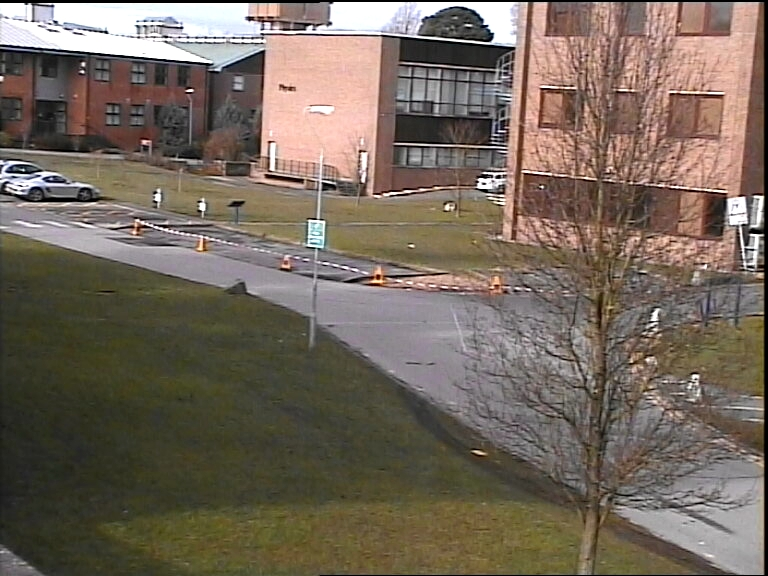
#> input picture Projeto4/back3/00000270.jpg, 768 x 576 px, given in place of the camera
$ jupyter execute 'Aula09 - Fluxo Otico.ipynb'   (shell and % lines are left out)   (text cells are left out)
#> lines starting #> are read from the running program, lines starting #| are printed output that depends on the picture
[cell 1]


import cv2 as cv
import numpy as np
import matplotlib.pyplot as plt

import time

print(cv.__version__)

[cell 2]
#https://docs.opencv.org/3.4/d7/d8b/tutorial_py_lucas_kanade.html
captura = cv.VideoCapture(0)

# Para não deixar encavalar os frames
captura.set(cv.CAP_PROP_BUFFERSIZE, 1)

dt_params = dict( maxCorners = 100,
                  qualityLevel = 0.3,
                  minDistance = 7,
                  blockSize = 7 )
# Parameters for lucas kanade optical flow
lk_params = dict( winSize  = (15,15),
                  maxLevel = 2,
                  criteria = (cv.TERM_CRITERIA_EPS | cv.TERM_CRITERIA_COUNT, 10, 0.03))
# Create some random colors
color = np.random.randint(0,255,(100,3))


ret, old_frame = captura.read()
#> old_frame is the input picture: shape (576, 768, 3); mean B, G, R 92.7, 104.8, 117

old_gray = cv.cvtColor(old_frame, cv.COLOR_BGR2GRAY)
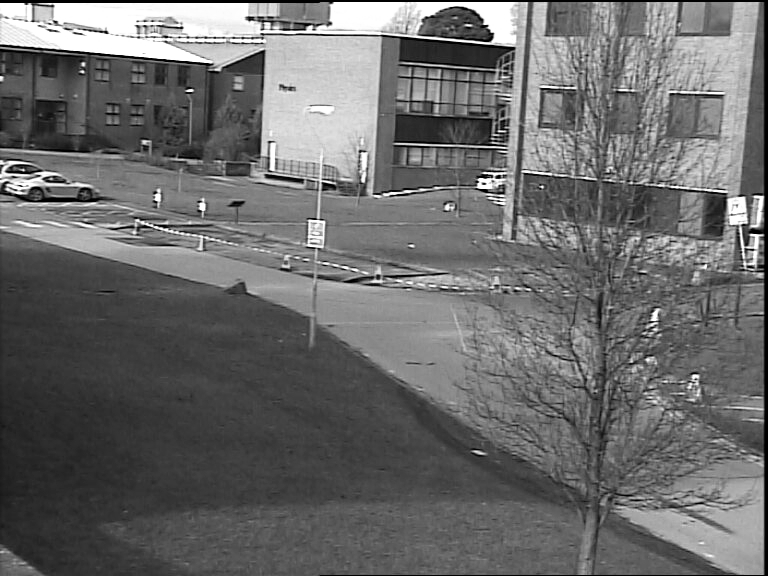
#> old_gray: shape (576, 768); min 0, max 255, mean 107.1

p0 = cv.goodFeaturesToTrack(old_gray, mask = None, **dt_params)
#> p0 = 91 rows, first 8: [761, 198], [745, 248], [480, 182], [741, 226], [485, 23], [494, 178], [263, 25], [321, 183]
# Create a mask image for drawing purposes
mask = np.zeros_like(old_frame)


while(1):
    ret,frame = captura.read()
    frame_gray = cv.cvtColor(frame, cv.COLOR_BGR2GRAY)
    # calculate optical flow
    p1, st, err = cv.calcOpticalFlowPyrLK(old_gray, frame_gray, p0, None, **lk_params)
#> p1 has the same summary as p0; st = 91 values from 1 to 1; err = 91 values from 0 to 0
    # Select good points
    good_new = p1[st==1]
#> good_new = 91 pairs, first value 4 to 762, second value 4 to 385
    good_old = p0[st==1]
#> good_old has the same summary as good_new
    # draw the tracks
    for i,(new,old) in enumerate(zip(good_new,good_old)):
        a,b = new.ravel()
        c,d = old.ravel()
        mask = cv.line(mask, (a,b),(c,d), color[i].tolist(), 2)
        frame = cv.circle(frame,(a,b),5,color[i].tolist(),-1)
#> this loop made 91 passes
#> (a, b, c, d) on passes 1 to 12: (761, 198, 761, 198), (745, 248, 745, 248), (480, 182, 480, 182), (741, 226, 741, 226), (485, 23, 485, 23), (494, 178, 494, 178), (263, 25, 263, 25), (321, 183, 321, 183), (746, 264, 746, 264), (497, 129, 497, 129), (157, 193, 157, 193), (202, 202, 202, 202)
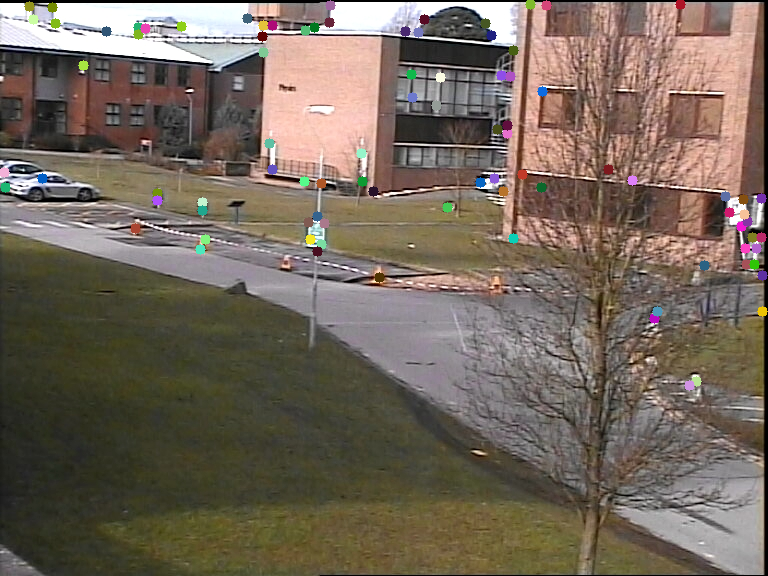
#> frame: shape (576, 768, 3); mean B, G, R 92.3, 104.5, 116.5
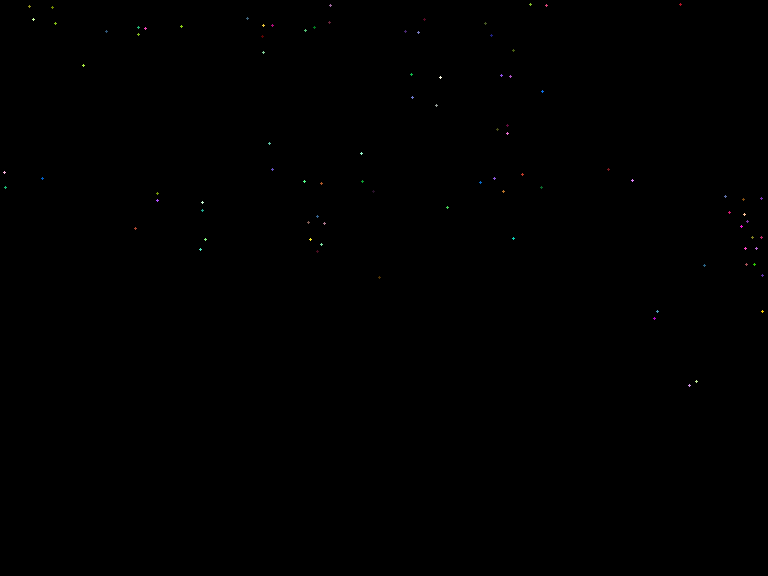
#> mask: shape (576, 768, 3); mean of channels 0, 1, 2 0.1, 0.1, 0.1; drawn as B, G, R
    img = cv.add(frame,mask)
    cv.imshow('frame',frame)
    k = cv.waitKey(30) & 0xff
#> (key Esc is pressed here)
    if k == 27:
        break
    # Now update the previous frame and previous points
    old_gray = frame_gray.copy()
    p0 = good_new.reshape(-1,1,2)


captura.release()
cv.destroyAllWindows()

[cell 3]
#https://docs.opencv.org/3.4/d7/d8b/tutorial_py_lucas_kanade.html
captura = cv.VideoCapture(0)

# Para não deixar encavalar os frames
captura.set(cv.CAP_PROP_BUFFERSIZE, 1)

dt_params = dict( maxCorners = 100,
                  qualityLevel = 0.3,
                  minDistance = 7,
                  blockSize = 7 )
# Parameters for lucas kanade optical flow
lk_params = dict( winSize  = (15,15),
                  maxLevel = 2,
                  criteria = (cv.TERM_CRITERIA_EPS | cv.TERM_CRITERIA_COUNT, 10, 0.03))
# Create some random colors
color = np.random.randint(0,255,(100,3))


ret, old_frame = captura.read()

old_gray = cv.cvtColor(old_frame, cv.COLOR_BGR2GRAY)

p0 = cv.goodFeaturesToTrack(old_gray, mask = None, **dt_params)
# Create a mask image for drawing purposes
mask = np.zeros_like(old_frame)


while(1):
    ret,frame = captura.read()
    frame_gray = cv.cvtColor(frame, cv.COLOR_BGR2GRAY)
    # calculate optical flow
    p1, st, err = cv.calcOpticalFlowPyrLK(old_gray, frame_gray, p0, None, **lk_params)
    # Select good points
    good_new = p1[st==1]
    good_old = p0[st==1]
    x=0
    y=0
    avg_x=0
    avg_y=0
    # draw the tracks
    for i in range(len(good_new)):
        x+=good_new[i][0]-good_old[i][0]
        y+=good_new[i][1]-good_old[i][1]
#> this loop made 91 passes
#> after the loop, x = 0; y = 0
    avg_x+=x/(len(good_new))
#> avg_x = 0
    avg_y+=y/(len(good_new))
#> avg_y = 0

    #print(avg_x,avg_y)

    #transladando a imagem
    rows, cols, coisa = frame.shape
#> rows = 576; cols = 768; coisa = 3
    M = np.array([[1, 0, -avg_x], [0, 1, -avg_y]], dtype=np.float32)
#> M = [[1, 0, 0], [0, 1, 0]]
    img_shifted = cv.warpAffine(frame, M, (cols,rows))  # Terceiro argumento é o tamanho da imagem resultante.

    for i,(new,old) in enumerate(zip(good_new,good_old)):
        a,b = new.ravel()
        c,d = old.ravel()
        mask = cv.line(mask, (a,b),(c,d), color[i].tolist(), 2)
        img_shifted = cv.circle(img_shifted,(a,b),5,color[i].tolist(),-1)
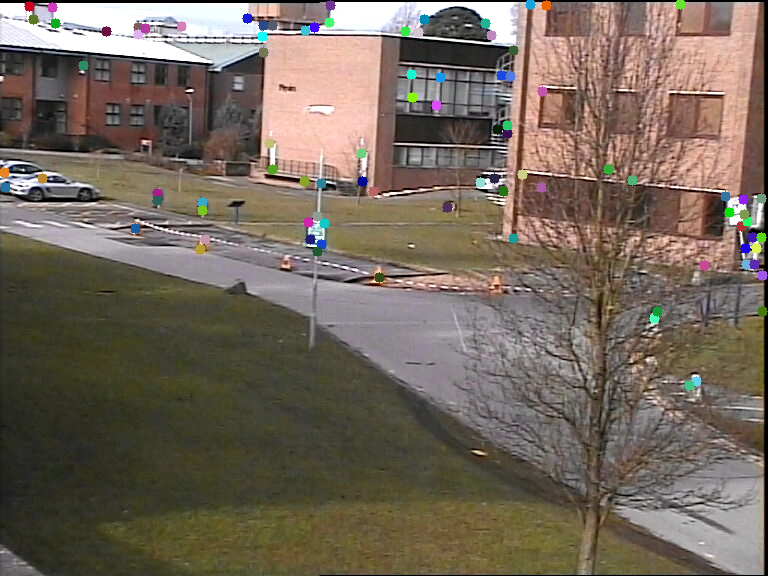
#> img_shifted: shape (576, 768, 3); mean B, G, R 92.5, 104.6, 116.1
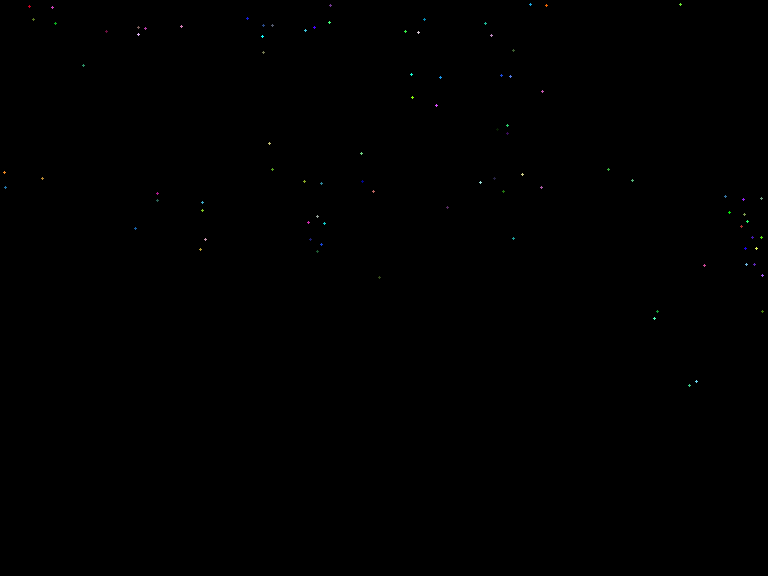
#> mask: shape (576, 768, 3); mean of channels 0, 1, 2 0.1, 0.1, 0.1; drawn as B, G, R
    img = cv.add(img_shifted,mask)


    cv.imshow('frame',img_shifted)
    k = cv.waitKey(30) & 0xff
#> (key Esc is pressed here)
    if k == 27:
        break
    # Now update the previous frame and previous points
    old_gray = frame_gray.copy()
    p0 = good_new.reshape(-1,1,2)


captura.release()
cv.destroyAllWindows()

[cell 4]
#https://docs.opencv.org/3.4/d7/d8b/tutorial_py_lucas_kanade.html
captura = cv.VideoCapture(0)

# Para não deixar encavalar os frames
captura.set(cv.CAP_PROP_BUFFERSIZE, 1)

dt_params = dict( maxCorners = 100,
                  qualityLevel = 0.3,
                  minDistance = 7,
                  blockSize = 7 )
# Parameters for lucas kanade optical flow
lk_params = dict( winSize  = (15,15),
                  maxLevel = 2,
                  criteria = (cv.TERM_CRITERIA_EPS | cv.TERM_CRITERIA_COUNT, 10, 0.03))
# Create some random colors
color = np.random.randint(0,255,(100,3))


ret, old_frame = captura.read()

old_gray = cv.cvtColor(old_frame, cv.COLOR_BGR2GRAY)

p0 = cv.goodFeaturesToTrack(old_gray, mask = None, **dt_params)
# Create a mask image for drawing purposes
mask = np.zeros_like(old_frame)

avg_x=0
avg_y=0
while(1):
    ret,frame = captura.read()
    frame_gray = cv.cvtColor(frame, cv.COLOR_BGR2GRAY)

    #calculate dense optical flow
    flow = cv.calcOpticalFlowFarneback(old_gray[200:280, 280:360],frame_gray[200:280, 280:360], None, 0.5, 3, 15, 3, 5, 1.2, 0)

    avg_x+=np.average(flow[:, :,0])
#> avg_x = 0.000761
    avg_y+=np.average(flow[:, :,1])
#> avg_y = 0.000115

    #transladando a imagem
    rows, cols, coisa = frame.shape
    M = np.array([[1, 0, -avg_x], [0, 1, -avg_y]], dtype=np.float32)
#> M = [[1, 0, -0.000761], [0, 1, -0.000115]]
    img_shifted = cv.warpAffine(frame, M, (cols,rows))  # Terceiro argumento é o tamanho da imagem resultante.


    cv.imshow('frame',img_shifted)
    k = cv.waitKey(30) & 0xff
#> (key Esc is pressed here)
    if k == 27:
        break
    # Now update the previous frame and previous points
    old_gray = frame_gray.copy()
    p0 = flow.reshape(-1,1,2)


captura.release()
cv.destroyAllWindows()

[cell 5]
#https://docs.opencv.org/3.4/d7/d8b/tutorial_py_lucas_kanade.html
#https://stackoverflow.com/questions/4195453/how-to-resize-an-image-with-opencv2-0-and-python2-6

captura = cv.VideoCapture(0)

# Para não deixar encavalar os frames
captura.set(cv.CAP_PROP_BUFFERSIZE, 1)

dt_params = dict( maxCorners = 100,
                  qualityLevel = 0.3,
                  minDistance = 7,
                  blockSize = 7 )
# Parameters for lucas kanade optical flow
lk_params = dict( winSize  = (15,15),
                  maxLevel = 2,
                  criteria = (cv.TERM_CRITERIA_EPS | cv.TERM_CRITERIA_COUNT, 10, 0.03))
# Create some random colors
color = np.random.randint(0,255,(100,3))


ret, old_frame = captura.read()

old_gray = cv.cvtColor(old_frame, cv.COLOR_BGR2GRAY)

p0 = cv.goodFeaturesToTrack(old_gray, mask = None, **dt_params)
# Create a mask image for drawing purposes
mask = np.zeros_like(old_frame)

avg_x=0
avg_y=0
while(1):
    ret,frame = captura.read()
    frame_gray = cv.cvtColor(frame, cv.COLOR_BGR2GRAY)

    #calculate dense optical flow
    flow = cv.calcOpticalFlowFarneback(old_gray[200:280, 280:360],frame_gray[200:280, 280:360], None, 0.5, 3, 15, 3, 5, 1.2, 0)

    avg_x+=np.average(flow[:, :,0])
    avg_y+=np.average(flow[:, :,1])

    #transladando a imagem
    rows, cols, coisa = frame.shape
    M = np.array([[1, 0, -avg_x], [0, 1, -avg_y]], dtype=np.float32)
    img_shifted = cv.warpAffine(frame, M, (cols,rows))  # Terceiro argumento é o tamanho da imagem resultante.

    #image scaling
    height, width = img_shifted.shape[:2]
#> height = 576; width = 768
    max_height = 640
    max_width = 480
    new_y=int(height-avg_y)
#> new_y = 575
    new_x=int(width-avg_x)
#> new_x = 767

    img_scale = cv.resize(img_shifted,(new_y,new_x))
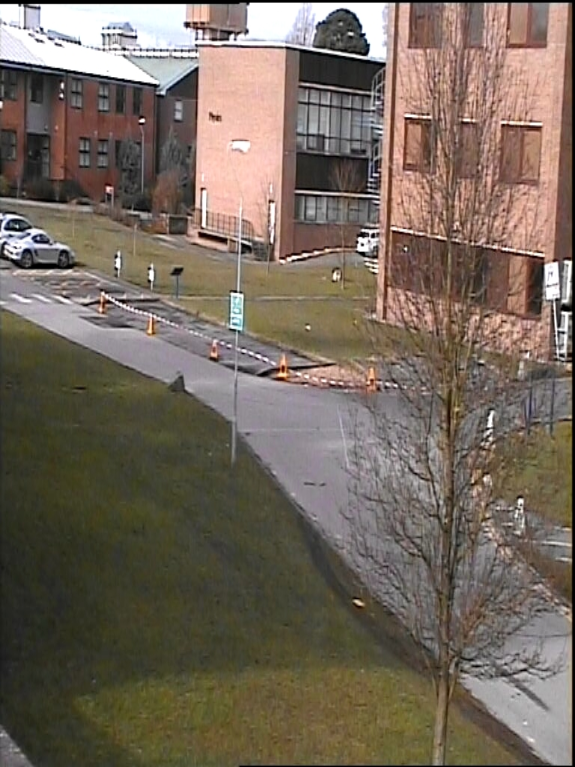
#> img_scale: shape (767, 575, 3); mean B, G, R 92.6, 104.7, 116.8


    cv.imshow('frame',img_scale)
    k = cv.waitKey(30) & 0xff
#> (key Esc is pressed here)
    if k == 27:
        break
    # Now update the previous frame and previous points
    old_gray = frame_gray.copy()
    p0 = flow.reshape(-1,1,2)


captura.release()
cv.destroyAllWindows()
